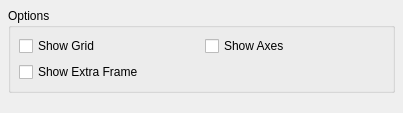
<ui version="4.0" >
 <author></author>
 <comment></comment>
 <exportmacro></exportmacro>
 <class>LatexExporterOptionsWidget</class>
 <widget class="QWidget" name="LatexExporterOptionsWidget" >
  <property name="geometry" >
   <rect>
    <x>0</x>
    <y>0</y>
    <width>403</width>
    <height>113</height>
   </rect>
  </property>
  <layout class="QVBoxLayout" >
   <property name="margin" >
    <number>8</number>
   </property>
   <property name="spacing" >
    <number>6</number>
   </property>
   <item>
    <widget class="QGroupBox" name="groupBox" >
     <property name="title" >
      <string>Options</string>
     </property>
     <layout class="QVBoxLayout" >
      <property name="margin" >
       <number>8</number>
      </property>
      <property name="spacing" >
       <number>6</number>
      </property>
      <item>
       <layout class="QGridLayout" >
        <property name="margin" >
         <number>0</number>
        </property>
        <property name="spacing" >
         <number>6</number>
        </property>
        <item row="1" column="0" >
         <widget class="QCheckBox" name="showFrameCheckBox" >
          <property name="text" >
           <string>Show Extra Frame</string>
          </property>
         </widget>
        </item>
        <item row="0" column="1" >
         <widget class="QCheckBox" name="showAxesCheckBox" >
          <property name="text" >
           <string>Show Axes</string>
          </property>
         </widget>
        </item>
        <item row="0" column="0" >
         <widget class="QCheckBox" name="showGridCheckBox" >
          <property name="text" >
           <string>Show Grid</string>
          </property>
         </widget>
        </item>
       </layout>
      </item>
     </layout>
    </widget>
   </item>
   <item>
    <spacer>
     <property name="orientation" >
      <enum>Qt::Vertical</enum>
     </property>
     <property name="sizeHint" >
      <size>
       <width>20</width>
       <height>5</height>
      </size>
     </property>
    </spacer>
   </item>
  </layout>
 </widget>
 <pixmapfunction></pixmapfunction>
 <resources/>
 <connections/>
</ui>
